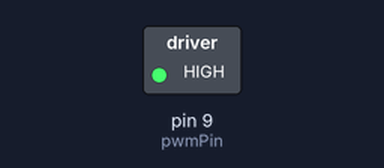
A sketch run on a simulated Arduino Mega 2560, built with avr-gcc and run on an emulated ATmega2560. Parts: switched loads named in the sketch (green lamp = pin HIGH).

Above: at 0.1 s.
Timing chart, 0 to 1.6 s (numbered marks = the images above):
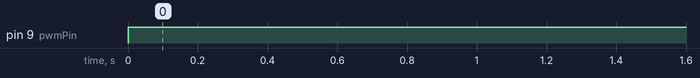

Measured:
- by itself, pin 9 (pwmPin): LOW → HIGH at 0.00 s

The sketch:

PMW_to_Voltage_Converter.ino
```cpp
/*
Author - Chandan Sinha
Date - March 14, 2023

*Use* - Replaces the potentiometer in Motor-VFD connection to vary the frequency output (and hence the RPM) of the motor.

We convert the PWM output of the arduino to analog voltage output (ideally 0-10V) using PWM-to-Voltage
converter. The actual output caps at 8.6V at 100% duty cycle of 2 kHz PWM signal.

*Testing* - We first calibrated it 50% duty cycle of the 980 Hz PWM output from Arduino Mega pin 4. The potentiometer
was adjusted to give 5V output. Then we increased the duty cycle to 100% but the output did not increase beyond 8.6V
for both the units.
*/

const int pwmPin = 9; // PWM pin to use
const int pwmFrequency = 2000; // PWM frequency in Hz

void setup() {
  pinMode(pwmPin, OUTPUT); // set the PWM pin as an output
  // set the PWM frequency to 2 kHz
  TCCR1B = (TCCR1B & 0b11111000) | (0x01 & 0x07);
}

void loop() {
  // set the PWM duty cycle to 50%
  analogWrite(pwmPin, 255);
  delay(1000); // wait for 1 second
}
```
